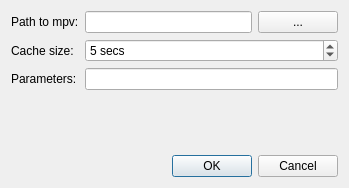
<?xml version="1.0" encoding="UTF-8"?>
<ui version="4.0">
 <class>MpvSettingsDialog</class>
 <widget class="QDialog" name="MpvSettingsDialog">
  <property name="geometry">
   <rect>
    <x>0</x>
    <y>0</y>
    <width>349</width>
    <height>188</height>
   </rect>
  </property>
  <property name="windowTitle">
   <string>Mpv settings</string>
  </property>
  <property name="windowIcon">
   <iconset resource="youtubeviewer.qrc">
    <normaloff>:/images/res/mpv.png</normaloff>:/images/res/mpv.png</iconset>
  </property>
  <layout class="QVBoxLayout" name="verticalLayout">
   <item>
    <layout class="QGridLayout" name="gridLayout">
     <item row="0" column="0">
      <widget class="QLabel" name="label">
       <property name="text">
        <string>Path to mpv:</string>
       </property>
      </widget>
     </item>
     <item row="0" column="1">
      <layout class="QHBoxLayout" name="horizontalLayout">
       <item>
        <widget class="QLineEdit" name="mpvPathLine"/>
       </item>
       <item>
        <widget class="QPushButton" name="pushButton">
         <property name="text">
          <string>...</string>
         </property>
        </widget>
       </item>
      </layout>
     </item>
     <item row="1" column="0">
      <widget class="QLabel" name="label_2">
       <property name="text">
        <string>Cache size:</string>
       </property>
      </widget>
     </item>
     <item row="1" column="1">
      <widget class="QSpinBox" name="cacheSpin">
       <property name="suffix">
        <string> secs</string>
       </property>
       <property name="prefix">
        <string/>
       </property>
       <property name="minimum">
        <number>1</number>
       </property>
       <property name="maximum">
        <number>300</number>
       </property>
       <property name="value">
        <number>5</number>
       </property>
      </widget>
     </item>
     <item row="2" column="0">
      <widget class="QLabel" name="label_3">
       <property name="text">
        <string>Parameters:</string>
       </property>
      </widget>
     </item>
     <item row="2" column="1">
      <widget class="QLineEdit" name="paramsLine"/>
     </item>
    </layout>
   </item>
   <item>
    <spacer name="verticalSpacer">
     <property name="orientation">
      <enum>Qt::Vertical</enum>
     </property>
     <property name="sizeHint" stdset="0">
      <size>
       <width>20</width>
       <height>9</height>
      </size>
     </property>
    </spacer>
   </item>
   <item>
    <widget class="QDialogButtonBox" name="buttonBox">
     <property name="orientation">
      <enum>Qt::Horizontal</enum>
     </property>
     <property name="standardButtons">
      <set>QDialogButtonBox::Cancel|QDialogButtonBox::Ok</set>
     </property>
    </widget>
   </item>
  </layout>
 </widget>
 <resources>
  <include location="youtubeviewer.qrc"/>
 </resources>
 <connections>
  <connection>
   <sender>buttonBox</sender>
   <signal>accepted()</signal>
   <receiver>MpvSettingsDialog</receiver>
   <slot>accept()</slot>
   <hints>
    <hint type="sourcelabel">
     <x>248</x>
     <y>254</y>
    </hint>
    <hint type="destinationlabel">
     <x>157</x>
     <y>274</y>
    </hint>
   </hints>
  </connection>
  <connection>
   <sender>buttonBox</sender>
   <signal>rejected()</signal>
   <receiver>MpvSettingsDialog</receiver>
   <slot>reject()</slot>
   <hints>
    <hint type="sourcelabel">
     <x>316</x>
     <y>260</y>
    </hint>
    <hint type="destinationlabel">
     <x>286</x>
     <y>274</y>
    </hint>
   </hints>
  </connection>
 </connections>
</ui>
